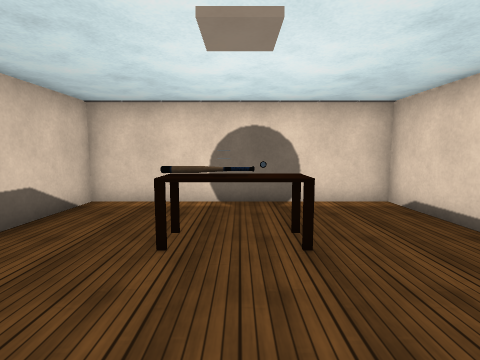
view 1 (above)

22 first-person views from a walk through a 3-D level made in the Unity game engine. The camera is 1.3 m above the floor, tilts 6° down and sees 85° across. The floor is counted in squares, 0.85 m on a side. Each view is taken from the middle of a square. On the plan, view 1 faces up. The plan holds only what a view shows up to about 14 squares ahead; the rest is blank. The place goes on beyond the plan. The player character is not drawn. Door leaves are left out, so doorways stand open. Some surface patterns are stand-ins.

view 2
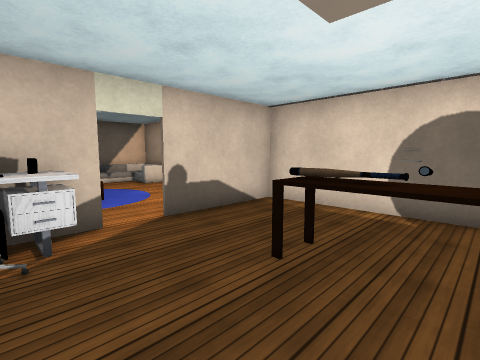

view 3
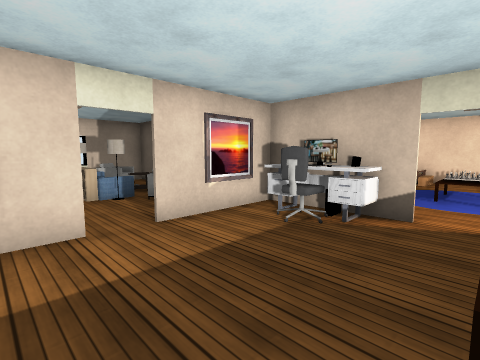

view 4
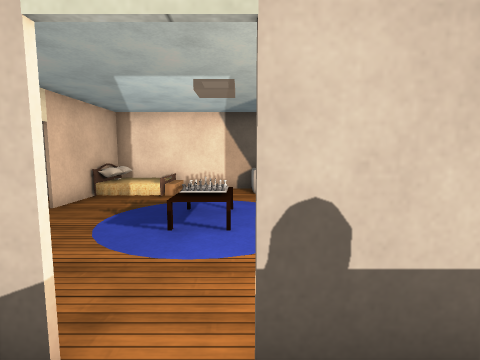

view 5
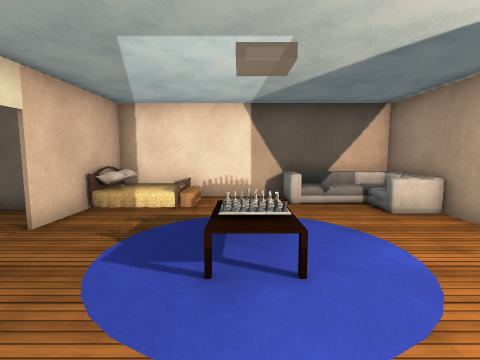

view 6
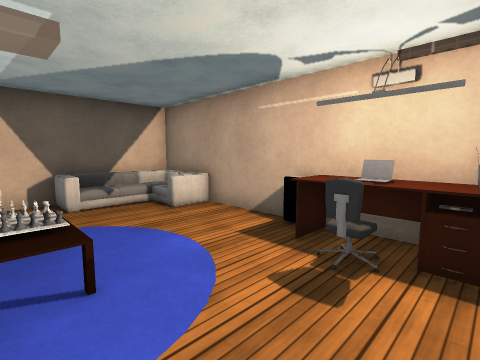

view 7
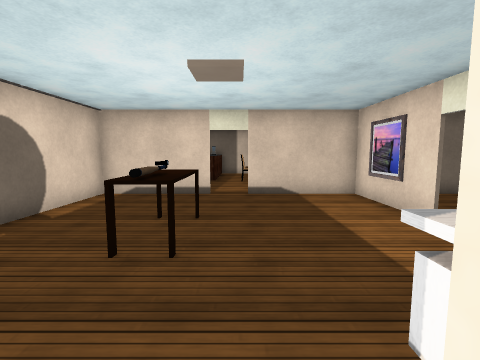

view 8
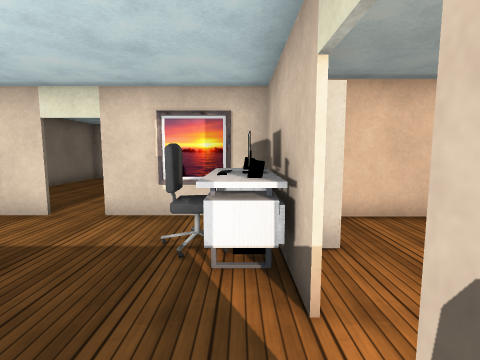

view 9
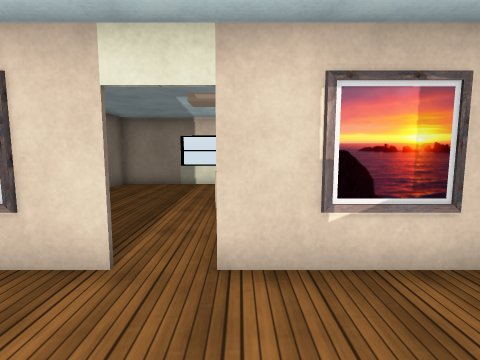

view 10
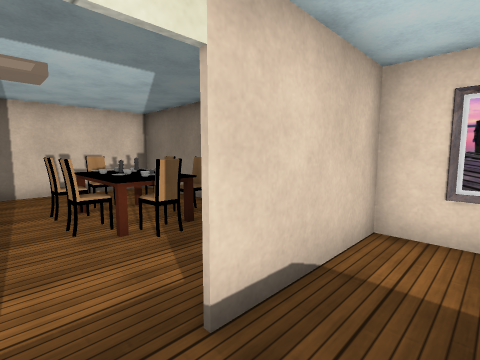

view 11
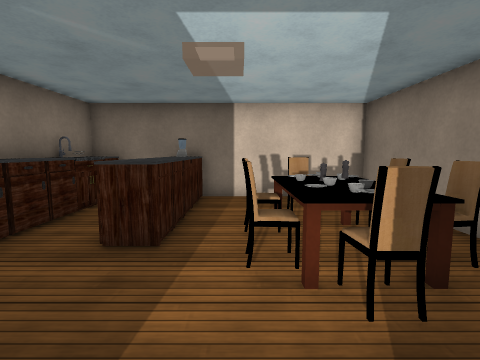

view 12
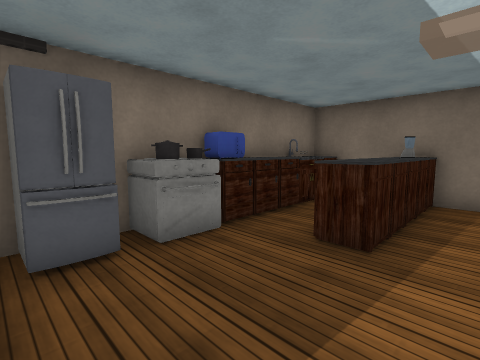

view 13
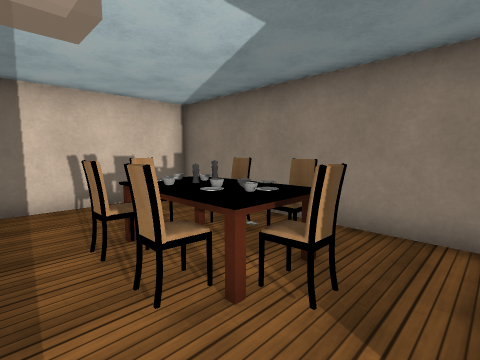

view 14
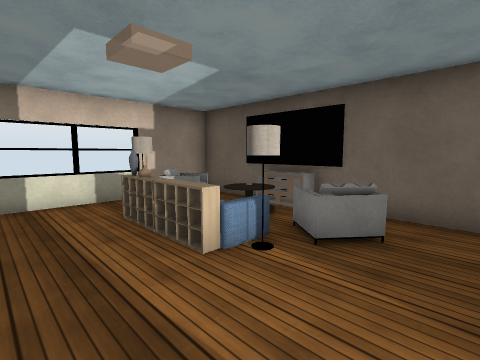

view 15
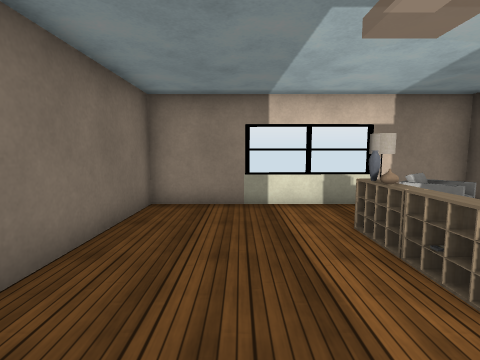

view 16
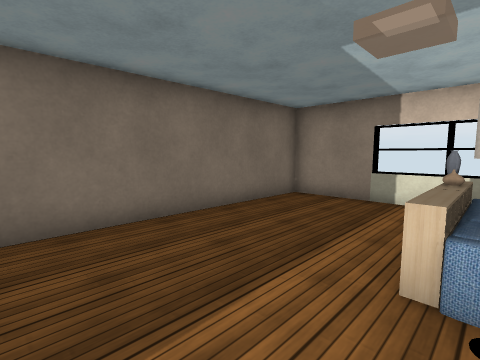

view 17
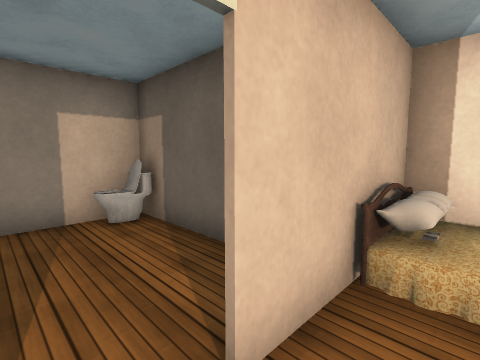

view 18
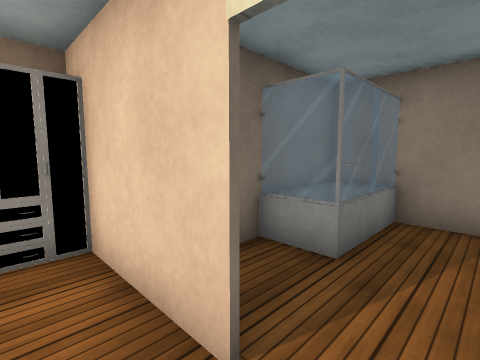

view 19
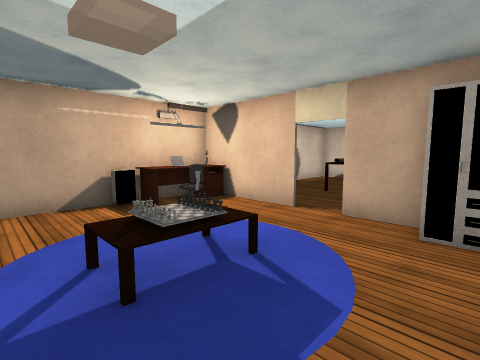

view 20
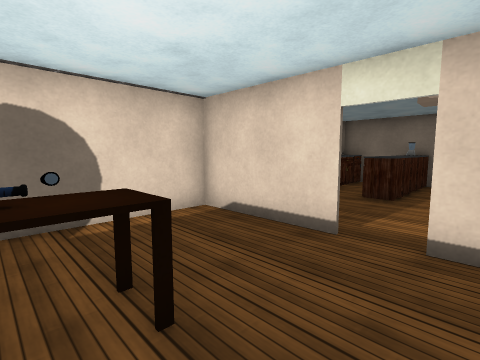

view 21
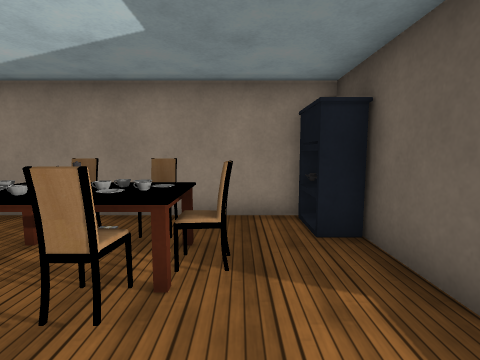

view 22
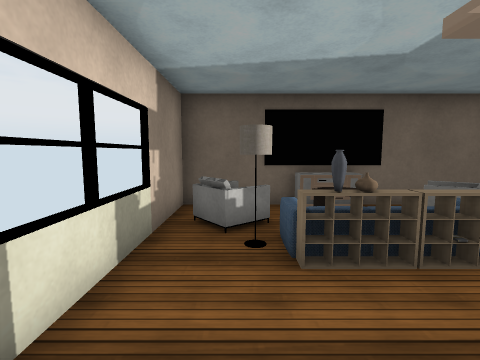

### Floor plan
Points are (right, up) in squares from view 1. A wall is a line through its corners. A room is listed if a view was taken in it or the views show most of it. See-through windows are left out.
Room 1 (views 1, 2, 3, 4, 5, 6, 7, 8, 9, 10, 17, 18, 19, 20)
walls: (-4.7, 4) (-4.7, 6.5); (-4.6, 1.9) (-4.6, -0.6); (-4.6, 6.5) (-4.6, 4); (-4.7, 1) (-4.7, 1.5); (-5.4, 8.1) (-14.1, 8.1) (-14.1, -1.3) (-10, -1.3); (-4.8, -1.3) (-3.6, -1.3); (-2.6, -1.3) (-0.6, -1.3); (1.5, 8.1) (-4.5, 8.1); (0.6, -1.3) (2.6, -1.3); (-8.8, -1.3) (-5.5, -1.3); (4.6, 4) (4.6, 8.1); (3.6, -1.3) (4.6, -1.3); (4.6, -0.4) (4.6, 2.8); (5.1, 8.1) (3.4, 8.1)
ways out: opening at (5, 3.5) to room 2; opening at (0, -1) to room 3; open door at (-9.5, -1)
objects: bed (-12, 1); sofa (-12, 7) to (-12, 8); rug (-11, 1) to (-7, 5); fridge (-8, 8); table (-7, 7); chair (-6, 6); other object (-6, 7); cabinet (-5, 0); other object (-5, 7); other object (-4, 0) to (-3, 2); table (-1, 4) to (1, 5); other object (0, 5)
Room 2 (views 11, 12, 13, 21)
walls: (13.1, 7.2) (11.6, 7.2); (7.5, 8.1) (5.1, 8.1); (4.7, 2.6) (4.7, 0.5); (4.6, -1.3) (14.1, -1.3) (14.1, 7.5)
ways out: opening at (5, 3.5) to room 1
objects: cabinet (5, 0); other object (6, 0); fridge (6, 6); chair (7, 1) to (8, 2); pot (7, 7); chair (8, 0); other object (8, 2); chair (8, 2) to (9, 3); pot (8, 7); stove (8, 8); other object (9, 1); other object (9, 3); cabinet (9, 5) to (10, 5); other object (9, 7); chair (10, 0); other object (10, 1); other object (10, 2); chair (10, 3); cabinet (10, 7) to (10, 8); chair (11, 2); cabinet (11, 5); cabinet (11, 7) to (11, 8); cabinet (12, 5); cabinet (13, 5); cabinet (13, 8) to (14, 8); cabinet (14, 5)
Room 3 (views 14, 15, 16, 22)
walls: (2.6, -1.3) (3.6, -1.3); (-3.6, -1.3) (-2.6, -1.3); (-4.6, -0.6) (-4.6, -3.6); (-4, -10.7) (4.6, -10.7) (4.6, -0.4)
ways out: opening at (0, -1) to room 1; opening at (-4, -4.5)
objects: chair (-2, -10) to (-2, -9); sofa (-2, -5); chair (-2, -4); other object (-1, -9); other object (-1, -5); vase (0, -8); rack (0, -7); rack (0, -6); vase (1, -7)

Where each view was taken, in squares from view 1:
view 1: 0 up, 0 right, facing up
view 2: 1 up, 1 right, facing up-left
view 3: 4 up, 2 right, facing down-left
view 4: 4 up, 3 left, facing left
view 5: 3 up, 5 left, facing left
view 6: 3 up, 5 left, facing up-left
view 7: 3 up, 5 left, facing right
view 8: 5 up, 4 left, facing down
view 9: 2 up, 1 left, facing down
view 10: 4 up, 3 right, facing down-right
view 11: 3 up, 5 right, facing right
view 12: 3 up, 5 right, facing up-right
view 13: 4 up, 6 right, facing down-right
view 14: 2 down, 2 right, facing down-left
view 15: 3 down, 2 right, facing down
view 16: 2 down, 1 left, facing down-right
view 17: 0 up, 9 left, facing down-left
view 18: 0 up, 10 left, facing down-right
view 19: 0 up, 11 left, facing up-right
view 20: 2 up, 0 right, facing up-right
view 21: 5 up, 7 right, facing down
view 22: 9 down, 3 right, facing left
